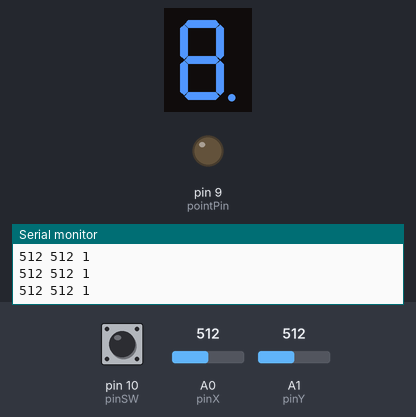
The sketch below on a simulated Arduino Uno, built with avr-gcc and run on an emulated ATmega328P. Shown: 1-digit seven-segment display, output pins drawn as LEDs (lit = HIGH), the last lines printed to the serial monitor. Wiring (inferred from the names in the program): 1-digit 7-segment display, segments lit when LOW: segments pin 5, pin 6, pin 5, pin 7, pin 3, pin 4, pin 8, pin 2. Inputs (shaded band) come from the test bench; at power-on: A0 (pinX) = 512, A1 (pinY) = 512, pin 10 (pinSW) HIGH. The segment pins are drawn as the display they are named for; pins used as bus, display or sensor lines are not drawn.

Above: at 1.2 s.
1.3 s: A0 (pinX) set to 22
4.3 s: A0 (pinX) set to 18
At 4.56 s:
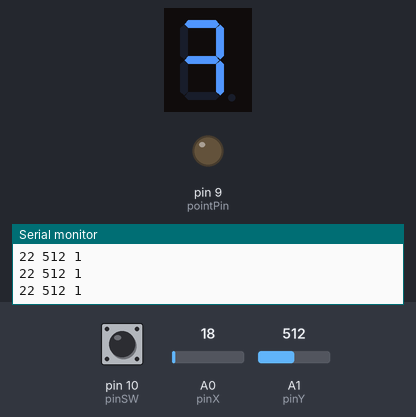
At 5.4 s:
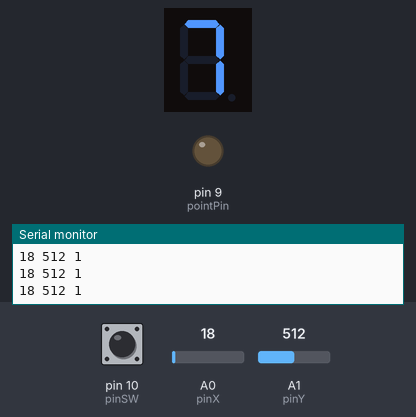
6.1 s: A1 (pinY) set to 988
7.6 s: A1 (pinY) set to 1014
Timing chart, 0 to 10.1 s (numbered marks = the images above; inputs shaded):
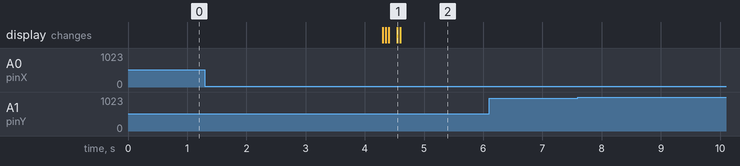

Measured:
- the behaviour switches between 20 and 19 on A0 (pinX) (found by bisection; images 0 and 1)
- after the input at 4.3 s, the display: first changes at once (image 1 shows a later state)

The sketch:

Lab4.ino
```cpp
int aPin = 2;
int bPin = 3;
int cPin = 4;
int dPin = 5;
int ePin = 6;
int fPin = 7;
int gPin = 8;
int pointPin = 9;

int pinX = A0;
int pinY = A1;
int pinSW = 10;

int xValue = 0;
int yValue = 0;

const int segSize = 8;
int index = 0;
int state = HIGH;

int segments[segSize] = {
  aPin, bPin, cPin, dPin, ePin, fPin, gPin, pointPin
};

void setup() {
  // put your setup code here, to run once:
  Serial.begin(9600);
  for (int i =0; i < segSize; i++){
    pinMode(segments[i], OUTPUT);
  }
  pinMode(pinSW, INPUT_PULLUP);
  pinMode(pinX, INPUT);
  pinMode(pinY, INPUT);
}
int Digits[10][segSize] = {
 //a, b, c, d, e, f, g
  {1, 1, 1, 1, 1, 1, 0}, //0
  {0, 1, 1, 0, 0, 0, 0}, //1
  {1, 1, 0, 1, 1, 0, 1}, //2
  {1, 1, 1, 1, 0 ,0 ,1}, //3
  {0, 1, 1, 0, 0, 1, 1}, //4
  {1, 0, 1, 1, 0, 1, 1}, //5
  {1, 0, 1, 1, 1, 1, 1}, //6
  {1, 1, 1, 0, 0, 0, 0}, //7
  {1, 1, 1, 1, 1, 1, 1}, //8
  {1, 1, 1, 0, 0, 1, 1}  //9
};
void writeDigit(int n){
  for (int i = 0; i < segSize; i++){
    digitalWrite(segments[i], Digits[n][i]);
    delay(50);
  }
}
int switchValue = 0;

int minThreshold = 20;
int maxThreshold = 1000;
bool joyMoved = false;
int digit = 0;

void loop() {
  // put your main code here, to run repeatedly:
  /*for (int i = 0; i < 10; i++){
      writeDigit(i);
    delay(1000);
  }
*/

  xValue = analogRead(pinX);
  yValue = analogRead(pinY);
  switchValue = digitalRead(pinSW);

  if (xValue < minThreshold && !joyMoved){
    if (digit == 0){
      digit = 9;
    }
    else{
      digit--;
    }
    writeDigit(digit);
    joyMoved = true;
  }

    if (xValue > maxThreshold && !joyMoved){
    if (digit == 9){
      digit = 0;
    }
    else{
      digit++;
    }
    writeDigit(digit);
    joyMoved = true;
  }

  if (xValue >= minThreshold && xValue <= maxThreshold){
    joyMoved = false;
  }

  Serial.print(xValue);
  Serial.print(" ");
  Serial.print(yValue);
  Serial.print(" ");
  Serial.println(switchValue);

}
```
